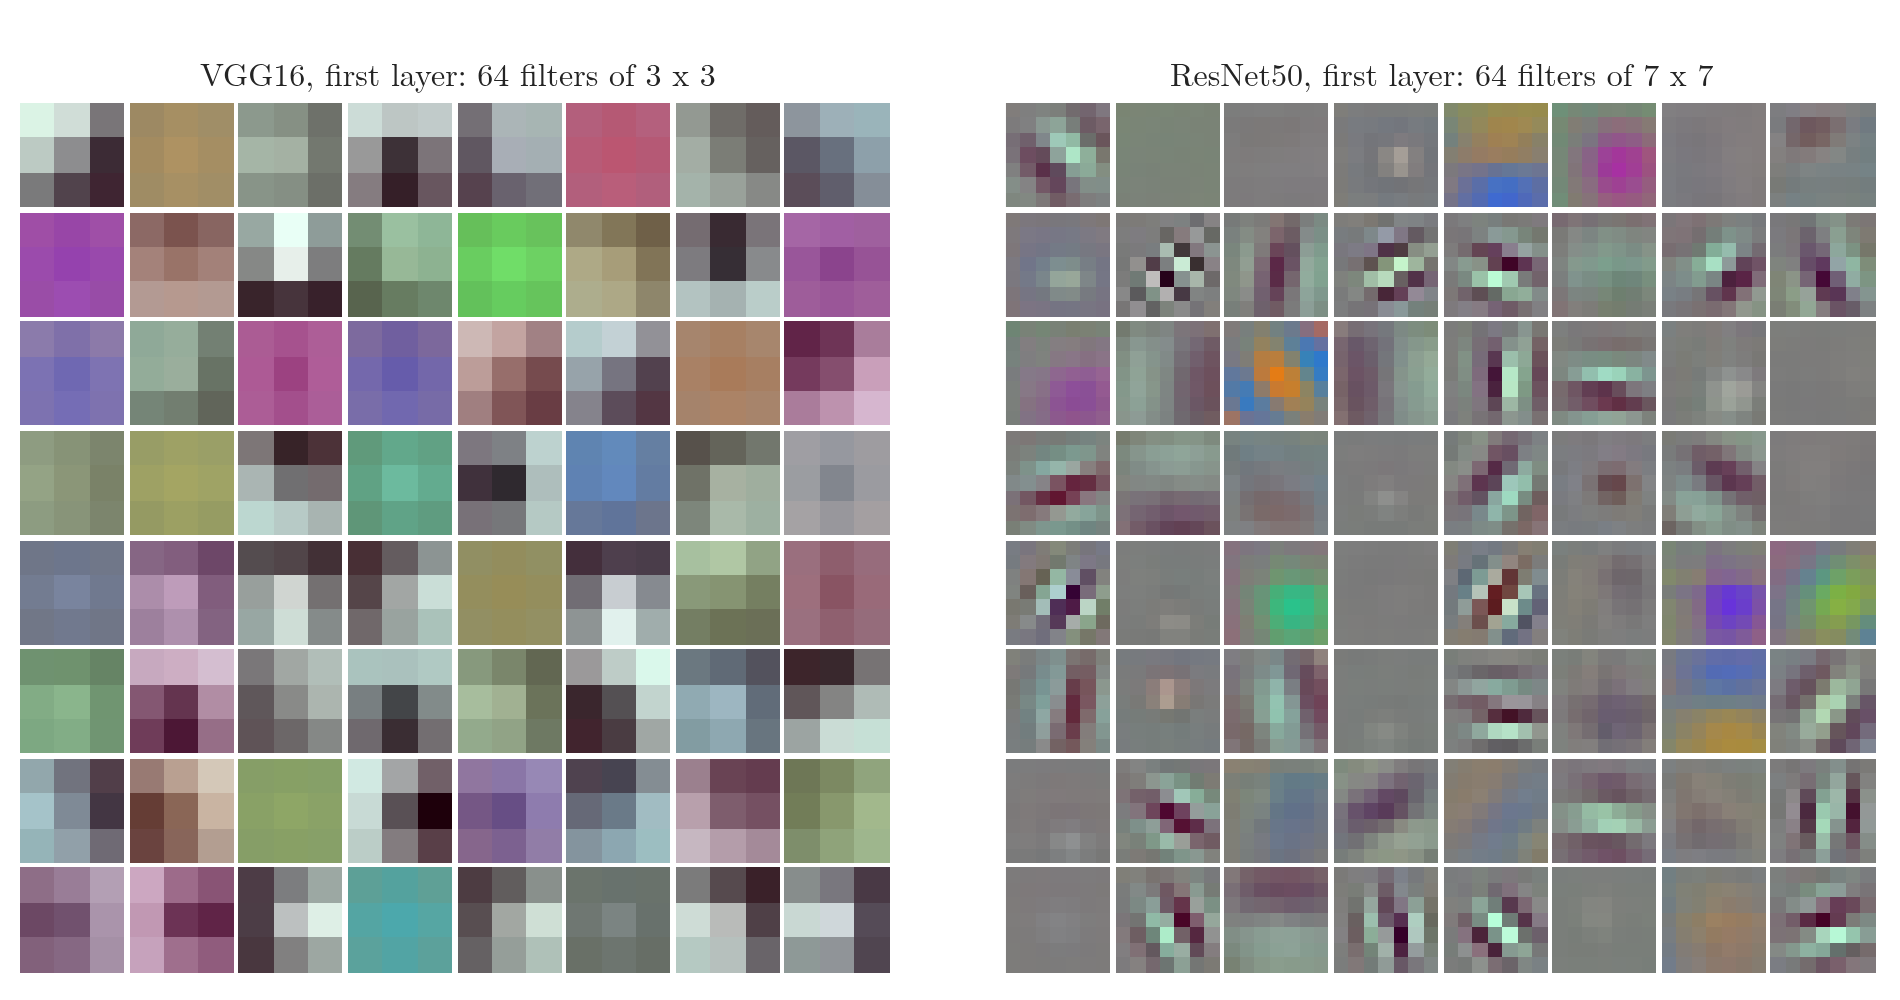

Write Python code to recreate this figure.
"""The 64 first-layer filters of VGG16 (3 x 3) and of ResNet50 (7 x 7), each shown as a tiny colour image (Plotly)."""
from pathlib import Path
import numpy as np
import plotly.graph_objects as go
from plotly.subplots import make_subplots
from common import FONT

here = Path(__file__).parent
data = here.parent / "data"


def mosaic(f, scale):
    """(k, k, 3, 64) filters scaled to 0..1 -> one 8 x 8 mosaic image with white gaps."""
    k = f.shape[0]
    cell = k * scale
    out = np.full((8 * (cell + 2), 8 * (cell + 2), 3), 255, np.uint8)
    for i in range(64):
        img = np.kron(f[..., i].astype(float), np.ones((scale, scale, 1)))          # enlarge each cell
        r, c = divmod(i, 8)
        out[r * (cell + 2):r * (cell + 2) + cell, c * (cell + 2):c * (cell + 2) + cell] = (255 * img).astype(np.uint8)
    return out


vgg = np.load(data / "vgg16_filters.npy")
res = np.load(data / "resnet50_filters.npy")
fig = make_subplots(rows=1, cols=2, horizontal_spacing=0.06,
                    subplot_titles=("VGG16, first layer: 64 filters of 3 x 3", "ResNet50, first layer: 64 filters of 7 x 7"))
fig.add_trace(go.Image(z=mosaic(vgg, 14)), row=1, col=1)
fig.add_trace(go.Image(z=mosaic(res, 6)), row=1, col=2)
fig.update_xaxes(visible=False)
fig.update_yaxes(visible=False)
fig.update_layout(template="simple_white", width=950, height=500, font=FONT, margin=dict(l=10, r=10, t=50, b=10))
fig.write_image(here / "first_filters.png", scale=2)
fig.write_image(here / "first_filters.pdf")
